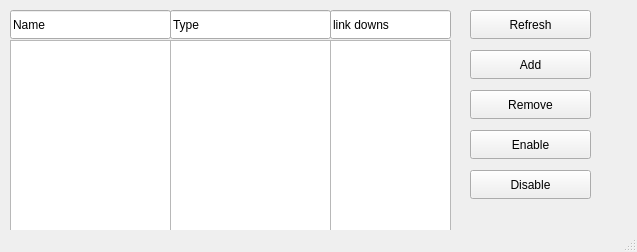
<?xml version="1.0" encoding="UTF-8"?>
<ui version="4.0">
 <class>MainWindow</class>
 <widget class="QMainWindow" name="MainWindow">
  <property name="geometry">
   <rect>
    <x>0</x>
    <y>0</y>
    <width>637</width>
    <height>252</height>
   </rect>
  </property>
  <property name="windowTitle">
   <string>Wireless interfaces</string>
  </property>
  <widget class="QWidget" name="centralwidget">
   <widget class="QListWidget" name="nameField">
    <property name="geometry">
     <rect>
      <x>10</x>
      <y>40</y>
      <width>161</width>
      <height>201</height>
     </rect>
    </property>
   </widget>
   <widget class="QPushButton" name="refreshButton">
    <property name="geometry">
     <rect>
      <x>470</x>
      <y>10</y>
      <width>121</width>
      <height>29</height>
     </rect>
    </property>
    <property name="text">
     <string>Refresh</string>
    </property>
   </widget>
   <widget class="QListWidget" name="typeField">
    <property name="geometry">
     <rect>
      <x>170</x>
      <y>40</y>
      <width>161</width>
      <height>201</height>
     </rect>
    </property>
   </widget>
   <widget class="QListWidget" name="linkdownField">
    <property name="geometry">
     <rect>
      <x>330</x>
      <y>40</y>
      <width>121</width>
      <height>201</height>
     </rect>
    </property>
   </widget>
   <widget class="QLineEdit" name="version">
    <property name="geometry">
     <rect>
      <x>170</x>
      <y>10</y>
      <width>161</width>
      <height>29</height>
     </rect>
    </property>
    <property name="text">
     <string>Type</string>
    </property>
   </widget>
   <widget class="QLineEdit" name="package_2">
    <property name="geometry">
     <rect>
      <x>10</x>
      <y>10</y>
      <width>161</width>
      <height>29</height>
     </rect>
    </property>
    <property name="text">
     <string>Name</string>
    </property>
   </widget>
   <widget class="QLineEdit" name="version_2">
    <property name="geometry">
     <rect>
      <x>330</x>
      <y>10</y>
      <width>121</width>
      <height>29</height>
     </rect>
    </property>
    <property name="text">
     <string>link downs</string>
    </property>
   </widget>
   <widget class="QPushButton" name="addButton">
    <property name="geometry">
     <rect>
      <x>470</x>
      <y>50</y>
      <width>121</width>
      <height>29</height>
     </rect>
    </property>
    <property name="text">
     <string>Add</string>
    </property>
   </widget>
   <widget class="QPushButton" name="removeButton">
    <property name="geometry">
     <rect>
      <x>470</x>
      <y>90</y>
      <width>121</width>
      <height>29</height>
     </rect>
    </property>
    <property name="text">
     <string>Remove</string>
    </property>
   </widget>
   <widget class="QPushButton" name="enableButton">
    <property name="geometry">
     <rect>
      <x>470</x>
      <y>130</y>
      <width>121</width>
      <height>29</height>
     </rect>
    </property>
    <property name="text">
     <string>Enable</string>
    </property>
   </widget>
   <widget class="QPushButton" name="disableButton">
    <property name="geometry">
     <rect>
      <x>470</x>
      <y>170</y>
      <width>121</width>
      <height>29</height>
     </rect>
    </property>
    <property name="text">
     <string>Disable</string>
    </property>
   </widget>
  </widget>
  <widget class="QStatusBar" name="statusbar"/>
 </widget>
 <resources/>
 <connections/>
</ui>
